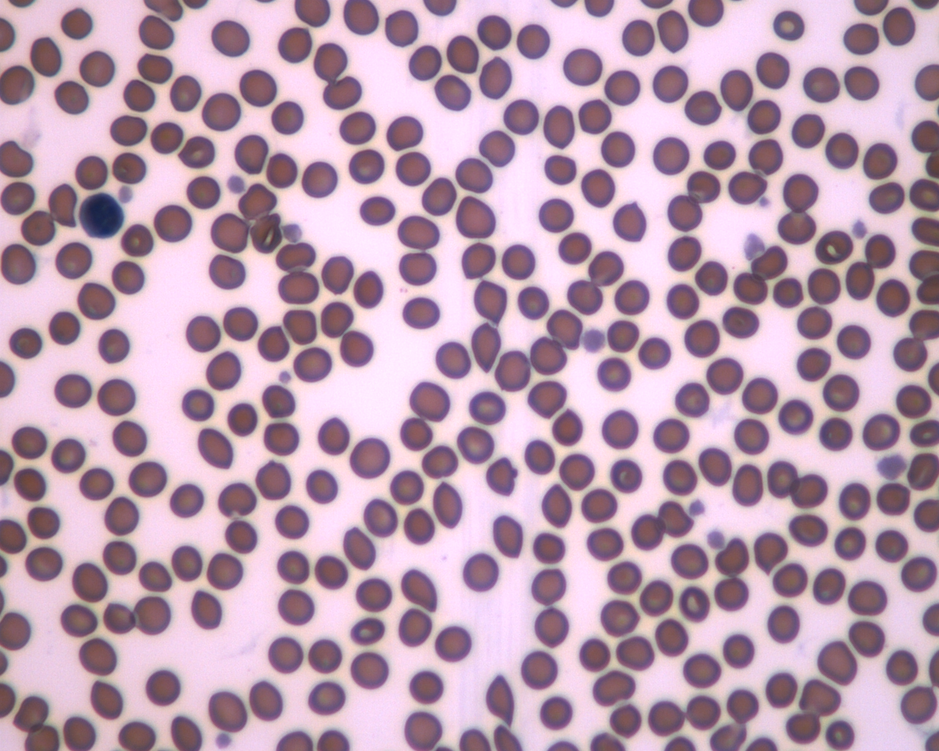
#> input picture data/Test/WBC Types/Lymphocyte/23.bmp, 939 x 751 px, shrunk from 1280 x 1024 before the run, found by its file name
$ jupyter execute WBC_detect.ipynb   (shell and % lines are left out)   (older library calls are emulated)
#> lines starting #> are read from the running program, lines starting #| are printed output that depends on the picture; after the words box and inside, x2 and y2 are one past the last pixel; in counts of white or black regions, pixels touching at a corner belong together
### tools.py
# -*- coding: utf-8 -*-
"""
Created on Wed Jan 11 11:57:09 2017

@author: SzMike
"""

import cv2
import numpy as np
from matplotlib import pyplot as plt

# colorhits
def colorHist(im,plotFlag):
    color = ('b','g','r')
    histr=[]
    if len(im.shape)==2:
        nCh=1
    else:
        nCh=3
    for i in range(nCh):
        histr.append(cv2.calcHist([im],[i],None,[256],[0,256]))
        if plotFlag:
            plt.plot(histr[i],color = color[i])
            plt.xlim([0,256])
            plt.show()
    return histr

def maskOverlay(im,mask,alpha,ch,plotFlag):
# mask is 2D binary
# image can be 1 or 3 channel
    if ch>2:
        ch=1

    mask_tmp=np.empty(mask.shape+(3,), dtype='uint8')
    mask_tmp.fill(0)
    mask_tmp[:,:,ch]=mask

    if len(im.shape)==2:
        im_3=np.matlib.repeat(np.expand_dims(im,2),3,2)
    else:
        im_3=im

    im_overlay=cv2.addWeighted(mask_tmp,alpha,im_3,1-alpha,0)

    if plotFlag:
        both = np.hstack((im_3,im_overlay))

        cv2.imshow('overlay',both)
        cv2.waitKey()
        cv2.destroyAllWindows()
    return im_overlay

# [30 lines left out: functions normalize, dtfSegment, not called in this run]

def getGradientMagnitude(im):
    "Get magnitude of gradient for given image"
    ddepth = cv2.CV_32F
    dx = cv2.Sobel(im, ddepth, 1, 0)
    dy = cv2.Sobel(im, ddepth, 0, 1)
    dxabs = cv2.convertScaleAbs(dx)
    dyabs = cv2.convertScaleAbs(dy)
    mag = cv2.addWeighted(dxabs, 0.5, dyabs, 0.5, 0)
    return mag

### libs/pr_params.py
# -*- coding: utf-8 -*-
"""
Created on Wed Jan 18 09:20:02 2017

@author: SzMike
"""

import os

class prp:
    def __init__(self):
        self.pixelSize=1 # in microns
        self.magnification=1
        self.rbcR=25
        self.wbcRatio=0.8
        self.project='WBC'
        self.root_dir=r'd:\Projects'

    def getTestImageDirs(self,wbc_type='Lymphocyte'):
        data_dir=os.path.join(self.root_dir,self.project,'data')
        image_dir=os.path.join(data_dir,'Test','WBC Types',wbc_type)
        return image_dir

### WBC_detect.ipynb
[cell 1]
import os, sys
import numpy as np
from skimage import morphology
from skimage import feature
from skimage import measure
import math
import cv2
from matplotlib import pyplot as plt

lib_path = os.path.abspath(os.path.join('d:/Projects/WBC/', 'libs'))
sys.path.append(lib_path)

from pr_params import prp
import tools

[cell 2]
prp=prp()

image_dir=prp.getTestImageDirs('Lymphocyte')
image_file=os.path.join(image_dir,'23.bmp')
im = cv2.imread(image_file,cv2.IMREAD_COLOR)
#> im is the input picture: shape (751, 939, 3); mean B, G, R 174.7, 156.1, 184.9
hist = tools.colorHist(im,1)
#> after the loop in colorHist, `for i in range(nCh):`: histr = 3 items
#> hist = 3 items

[cell 3]
plt.imshow(im)

[cell 4]
# choose best color channel - for separating background
im_onech = im[:,:,1];

# background - foreground binarization
# foreground : all cells
th, foreground_mask = cv2.threshold(im_onech,0,255,cv2.THRESH_BINARY_INV+cv2.THRESH_OTSU)
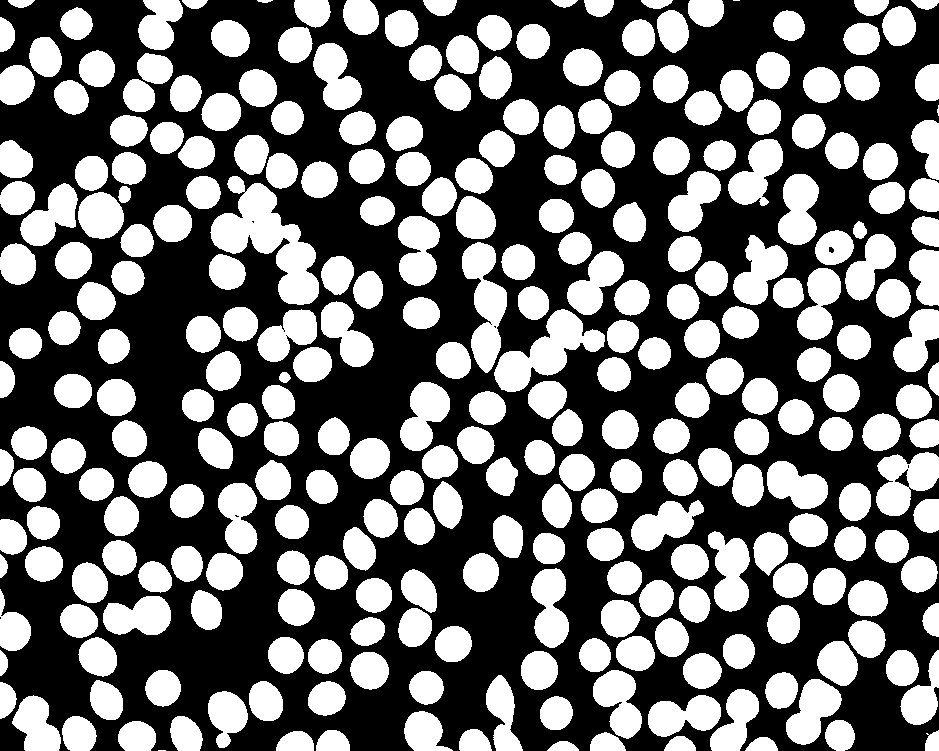
#> foreground_mask: shape (751, 939); 43.2% white; 291 white regions (3 under 20 px), largest, box (x1, y1, x2, y2) and area: (210, 176, 319, 305) 6003, (494, 309, 605, 392) 3828, (462, 242, 507, 373) 3189
#> th = 148

[cell 5]
# processing for dtf

r=int(prp.rbcR/2)
kernel = cv2.getStructuringElement(cv2.MORPH_ELLIPSE,(r,r))

foreground_mask_open=cv2.morphologyEx(foreground_mask, cv2.MORPH_OPEN, kernel, iterations=1)
#> foreground_mask_open: shape (751, 939); 42.7% white; 295 white regions, largest, box (x1, y1, x2, y2) and area: (212, 184, 320, 306) 5727, (496, 310, 606, 393) 3785, (709, 532, 750, 612) 2230

# filling convex holes

background_mask=255-foreground_mask_open

output = cv2.connectedComponentsWithStats(background_mask, 8, cv2.CV_32S)


for i in range(output[0]):
    area=output[2][i][4]
    if area<prp.rbcR*prp.rbcR/5:
        foreground_mask_open[output[1]==i]=255
#> this loop made 4 passes
#> area on passes 1 to 2: 301045, 404125
#> foreground_mask_open: shape (751, 939); 42.7% white; 295 white regions, largest, box (x1, y1, x2, y2) and area: (212, 184, 320, 306) 5728, (496, 310, 606, 393) 3785, (709, 532, 750, 612) 2230


# use dtf to find markers for watershed
dist_transform = cv2.distanceTransform(foreground_mask_open,cv2.DIST_L2,5)

dist_transform[dist_transform<prp.rbcR*0.5]=0

[cell 6]
# watershed
r=int(prp.rbcR/2)
kernel = np.ones((r,r),np.uint8)

local_maxi = feature.peak_local_max(dist_transform, indices=False, footprint=np.ones((int(prp.rbcR*0.6), int(prp.rbcR*0.6))), labels=foreground_mask_open)
#> local_maxi: shape (751, 939) bool; 0.06% white in thin lines or dots
local_maxi_dilate=cv2.dilate(local_maxi.astype('uint8')*255,kernel, iterations = 1)
#> local_maxi_dilate: shape (751, 939); 6.5% white; 310 white regions, largest, box (x1, y1, x2, y2) and area: (593, 181, 606, 196) 191, (734, 317, 749, 330) 191, (4, 153, 18, 167) 190
markers = measure.label(local_maxi_dilate)
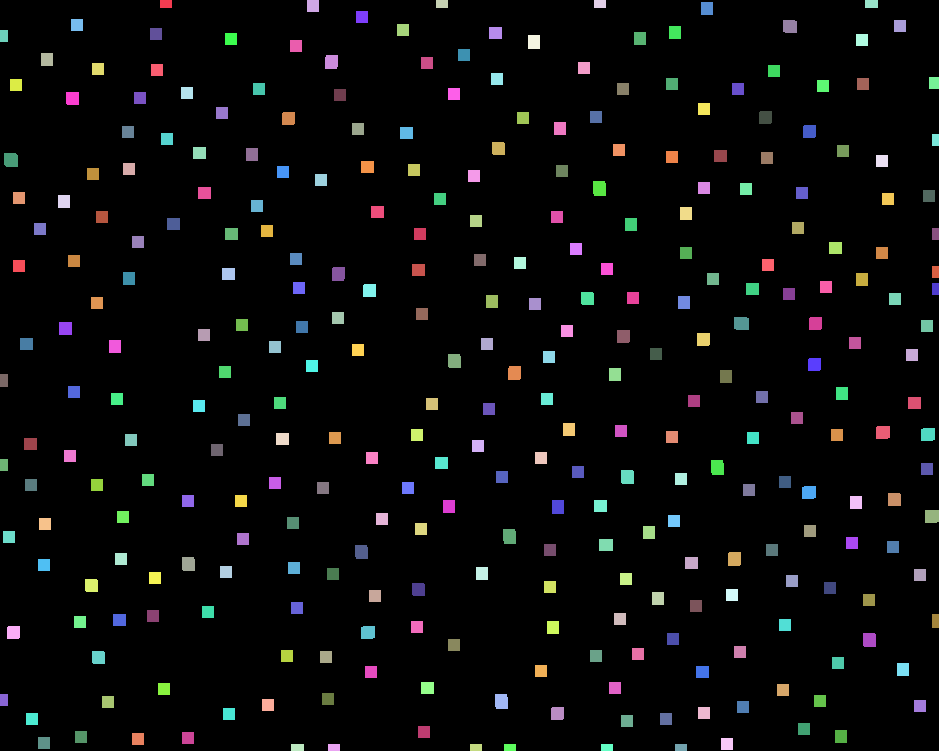
#> markers: shape (751, 939) int64; 311 distinct labels, from 0 to 310; one colour per label, 0 black

# watershed on dtf
labels_ws = morphology.watershed(-dist_transform, markers, mask=foreground_mask_open)
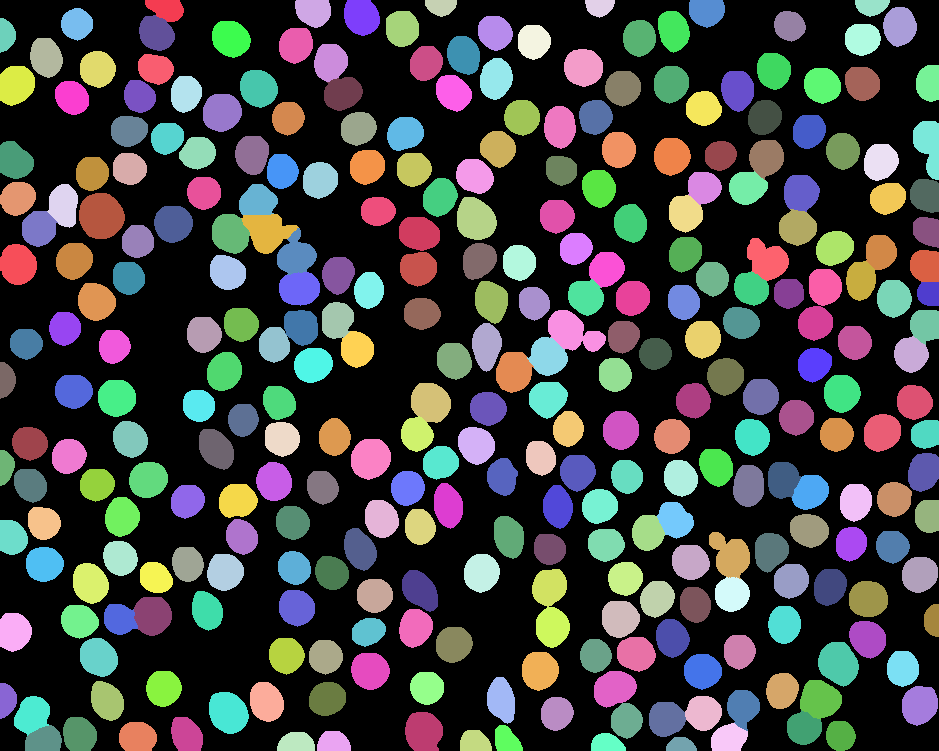
#> labels_ws: shape (751, 939) int64; 311 distinct labels, from 0 to 310; one colour per label, 0 black

[cell 7]
# edge map for visualization
mag = tools.getGradientMagnitude(labels_ws.astype('float32'))
#> in getGradientMagnitude, `ddepth = cv2.CV_32F`: ddepth = 5
mag[mag>0]=255
#> mag: shape (751, 939); 11.8% white in thin lines or dots

im2=tools.maskOverlay(im,mag,0.5,1,0)
#> in maskOverlay, `mask_tmp.fill(0)`: mask_tmp: shape (751, 939, 3); every value is 0
#> in maskOverlay, `mask_tmp[:,:,ch]=mask`:
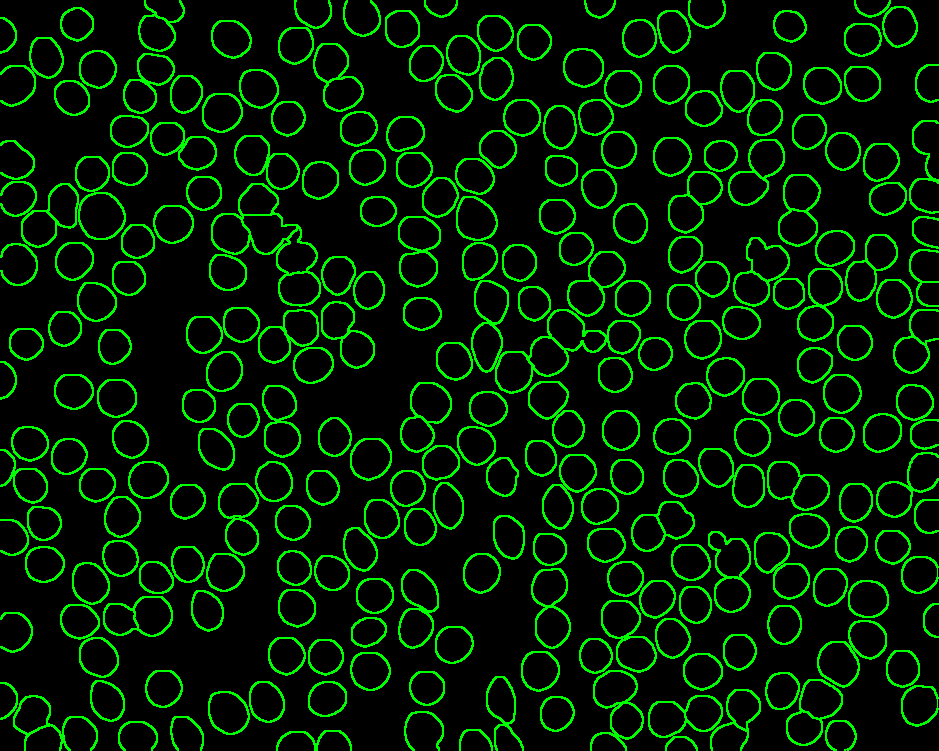
#> mask_tmp: shape (751, 939, 3); mean of channels 0, 1, 2 0, 30.1, 0; drawn as B, G, R
#> in maskOverlay, `im_overlay=cv2.addWeighted(mask_tmp,alpha,im_3,1-alpha,0)`:
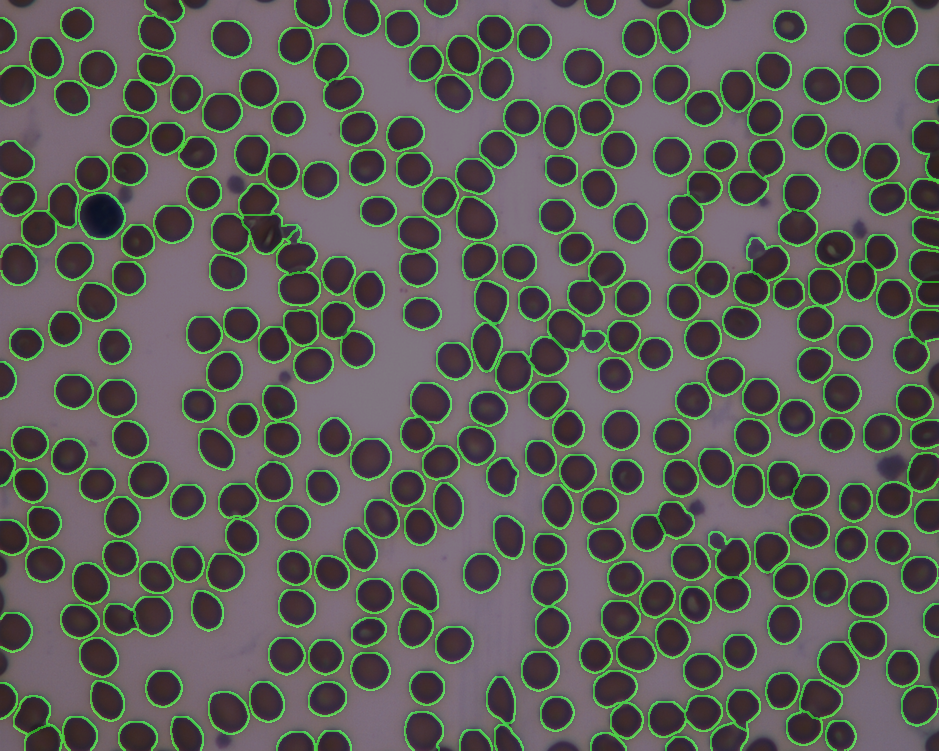
#> im_overlay: shape (751, 939, 3); mean of channels 0, 1, 2 87.4, 93.1, 92.5; drawn as B, G, R
plt.imshow(im2)

[cell 8]
# counting

for label in np.unique(labels_ws):
        # if the label is zero, we are examining the 'background'
        # so simply ignore it
     if label == 0:
         continue

     mask = np.zeros(im_onech.shape, dtype="uint8")
     mask[labels_ws == label] = 255
     cnts = cv2.findContours(mask.copy(), cv2.RETR_EXTERNAL,cv2.CHAIN_APPROX_SIMPLE)[-2]
     c = max(cnts, key=cv2.contourArea)
     x,y,w,h = cv2.boundingRect(c)
     if ((x>prp.rbcR) & (x+w<im.shape[1]-prp.rbcR) &
         (y>prp.rbcR) & (y+h<im.shape[0]-prp.rbcR)):
        cv2.rectangle(im2,(x,y),(x+w,y+h),(255,255,255),2)
        cv2.putText(im2, "#{}".format(label), (x - 10, y),cv2.FONT_HERSHEY_SIMPLEX, 0.6, (0, 255, 0), 2)
        if cv2.contourArea(c)>2*int(math.pi*math.pow(prp.wbcRatio*prp.rbcR,2)):
            cv2.rectangle(im2,(x,y),(x+w,y+h),(0,0,255),3)
#> this loop made 311 passes
#> (x, y, w, h) on passes 2 to 4: (145, 0, 39, 22), (295, 0, 36, 28), (425, 0, 32, 17)
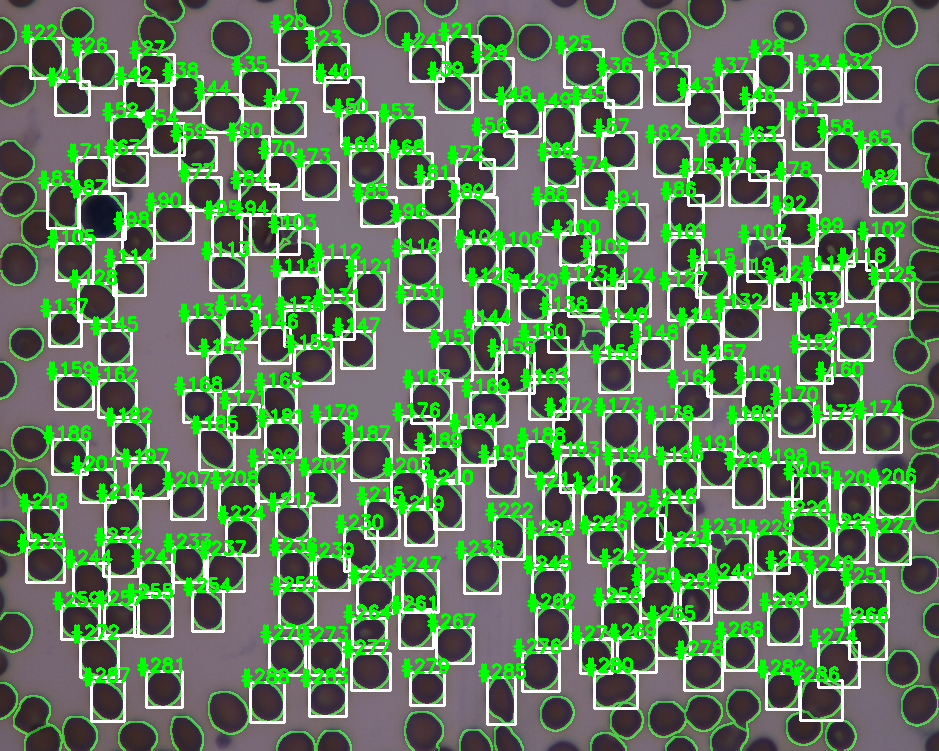
#> im2: shape (751, 939, 3); mean of channels 0, 1, 2 92.4, 125.5, 96; drawn as B, G, R
#> mask: shape (751, 939); 0.05% white; 1 white region, box (x1, y1, x2, y2) and area: (666, 737, 697, 751) 344
